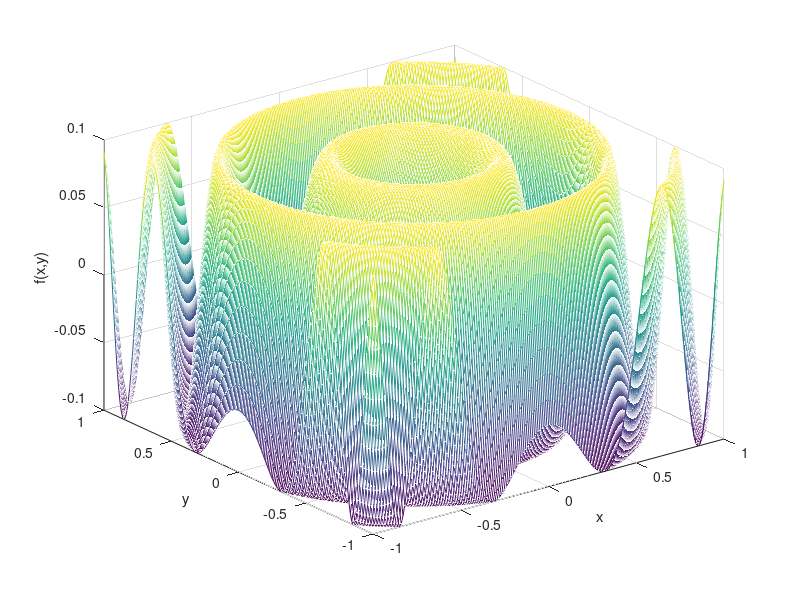

The MATLAB script that drew this image: (Note: this script raises an error after producing the figure.)
function [] = Przyklad4()
%% Sebastian Szarafin 313460
% Sprawdzenie wyniku przybliżenia całki funkcji f=sin(10*(x.^2+y.^2))/10. 
% Wynik z Wolframa: ~0.0334095
format long
a=-1; b=1; c=-1; d=1; 
f=@(x,y)sin(10*(x.^2+y.^2))/10;
correct=0.0334095;

x=a:0.01:b;
y=c:0.01:d;
figure(1);
[X, Y]=meshgrid(x, y);
mesh(X, Y, f(X,Y));
xlabel("x");
ylabel("y");
zlabel("f(x,y)");

N=[1 10 100 1000 10000]; M=[1 10 100 1000 10000]; 
t=correct*ones(5,1); w=ones(5,1); e=ones(5,1); 
for i=1:5
    w(i)=IntegralSimpRectMain(f,a,b,c,d,N(i),M(i));
    e(i)=abs(w(i)-t(i));
end

T=table(N',M',w,t,e);
T.Properties.VariableNames={'N','M','uzyskany','teoretyczny','błąd'};
disp(T);

end

